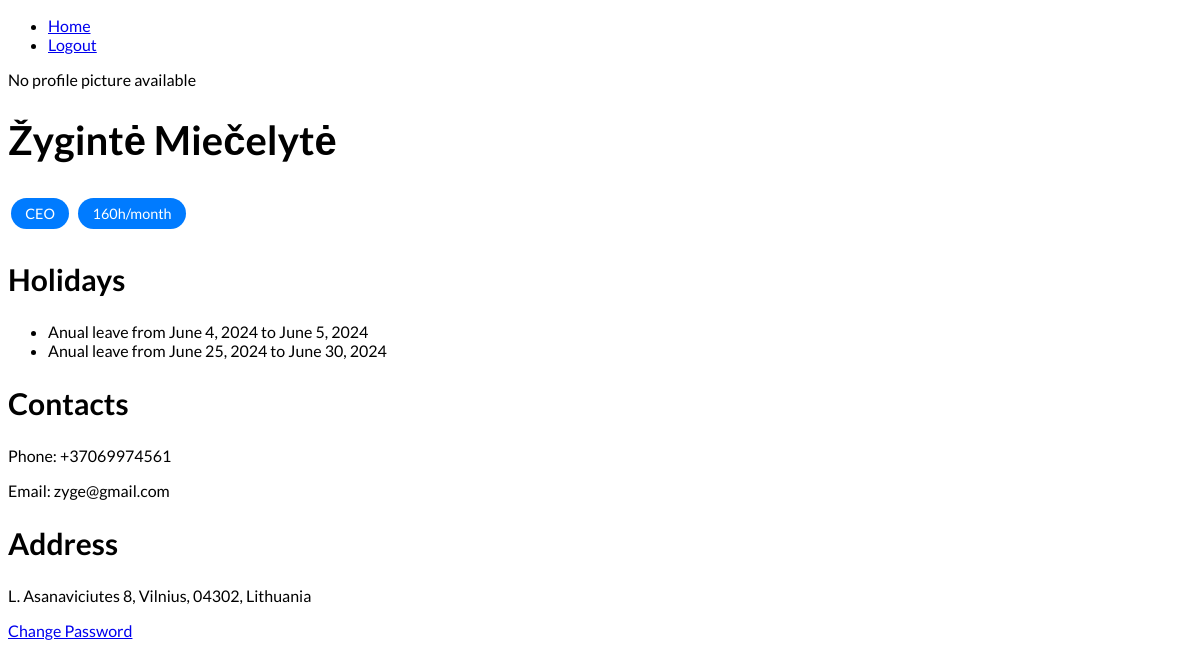
Before: /schedules/profile/1/ with the older database file.
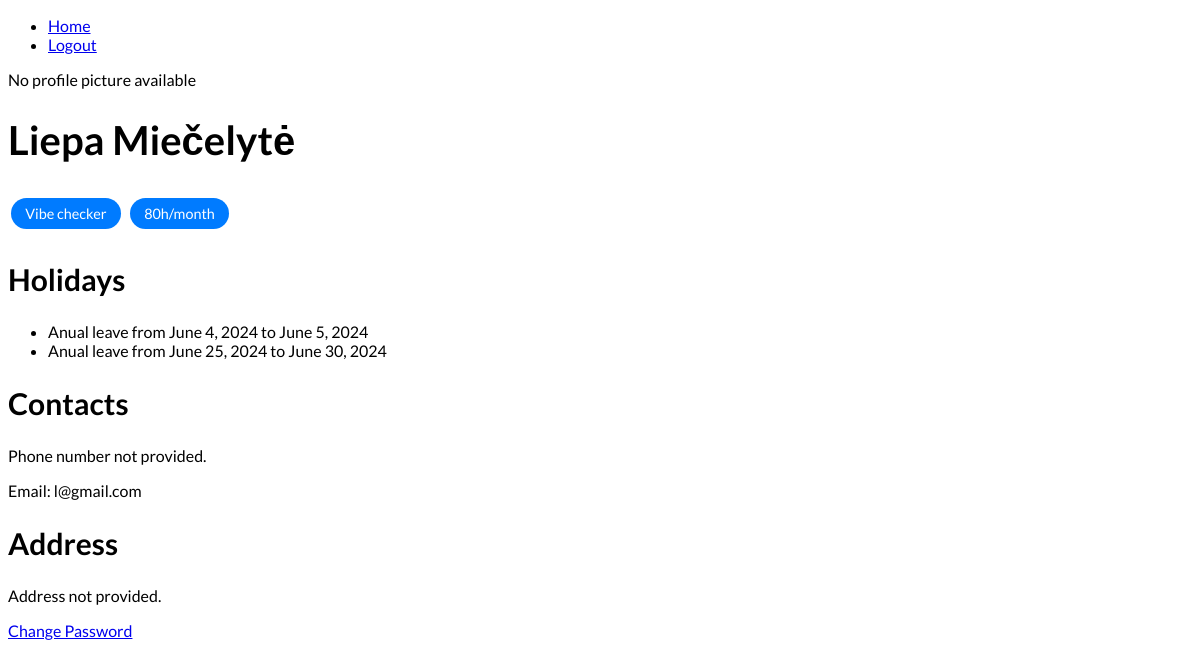
After: the same page with the newer database file.
### schedules/models.py (models this page shows, shortened)
class CustomUser(AbstractBaseUser, PermissionsMixin):
    email = models.EmailField(unique=True)
    name = models.CharField(max_length=100)
    last_name = models.CharField(max_length=100)
    position = models.CharField(max_length=100)
    WORKING_HOURS = (
        ('1', '1 (160h/month)'),
        ('0.75', '0.75 (120h/month)'),
        ('0.5', '0.5 (80h/month)'),
        ('0.25', '0.25 (40h/month)'),
        ('1.25', '1.25 (180h/month)'),
        ('1.5', '1.5 (200h/month)')
    )
    working_hours = models.CharField(max_length=4, choices=WORKING_HOURS, default='1')
    phone_number = PhoneNumberField(null=True, blank=True, unique=True)
    profile_picture = models.ImageField(upload_to='profile_pictures', blank=True)
    street_address = models.CharField(max_length=255, null=True, blank=True)
    city = models.CharField(max_length=100, null=True, blank=True)
    postal_code = models.CharField(max_length=20, null=True, blank=True)
    country = models.CharField(max_length=100, null=True, blank=True)
    is_active = models.BooleanField(default=True)
    is_staff = models.BooleanField(default=False)
    objects = CustomUserManager()
    USERNAME_FIELD = 'email'
    REQUIRED_FIELDS = ['name', 'last_name', 'position', 'working_hours']
    def full_address(self):
        return f"{self.street_address}, {self.city}, {self.postal_code}, {self.country}"

### schedules/views.py (the view)
# urls.py: path('profile/<str:user_id>/', user_profile, name='user_profile'),
def user_profile(request, user_id):
    user = get_object_or_404(CustomUser, id=user_id)
    user_vacation = Vacation.objects.filter(user=user)
    data = {
        'user': user,
        'user_vacation': user_vacation,
    }
    return render(request, 'profile.html', context=data)

### schedules/templatetags/custom_filters.py (called while the page is built)
@register.filter
def hours_display(value):
    start = value.find('(')
    end = value.find(')')
    if start != -1 and end != -1:
        return value[start+1:end]
    return value

### schedules/templates/profile.html (shortened to what this page needs)
{% extends 'base.html' %}
{% load custom_filters %}
{% load static %}
{% block content %}
{% if user.profile_picture %}
    <img src="{{ user.profile_picture.url }}" alt="Profile Picture">
{% else %}
    <p>No profile picture available</p>
{% endif %}
<div>
    <h1>{{ user.name }} {{ user.last_name }}</h1>
</div>
<div class="tags">
    <span class="tag">{{ user.position }}</span>
    <span class="tag">{{ user.get_working_hours_display|hours_display   }}</span>
</div>
<div>
    <h2>Holidays</h2>
    {% if user_vacation %}
        <ul>
            {% for vacation in user_vacation %}
                <li>{{ vacation.get_type_display }} from {{ vacation.first_day }} to {{ vacation.last_day }}</li>
            {% endfor %}
        </ul>
    {% else %}
        <p>No vacations palnned</p>
    {% endif %}
</div>
<div>
    <h2>Contacts</h2>
        {% if user.phone_number %}
            <p>Phone: {{ user.phone_number }}
        {% else %}
            <p>Phone number not provided.</p>
        {% endif %}
        <p>Email: {{ user.email }}</p>
    <h2>Address</h2>
        {% if user.street_address %}
            <p>{{ user.full_address }}
        {% else %}
            <p>Address not provided.</p>
        {% endif %}
</div>
<a href="{% url 'password_change' %}">Change Password</a>
{% endblock content %}

Changed rows visible on the page:
changed CustomUser "Miečelytė": name "Žygintė" → "Liepa"; position "CEO" → "Vibe checker"; working_hours|hours_display "160h/month" → "80h/month"; email "zyge@gmail.com" → "l@gmail.com"; street_address "L. Asanaviciutes 8" → empty (drawn); phone_number "+37069974561" → (not shown); full_address "L. Asanaviciutes 8, Vilnius, 04302, Lithuania" → (not shown)
Other visible differences:
text no longer shown: "Phone:"
text now shown: "Phone number not provided. Address not provided."
